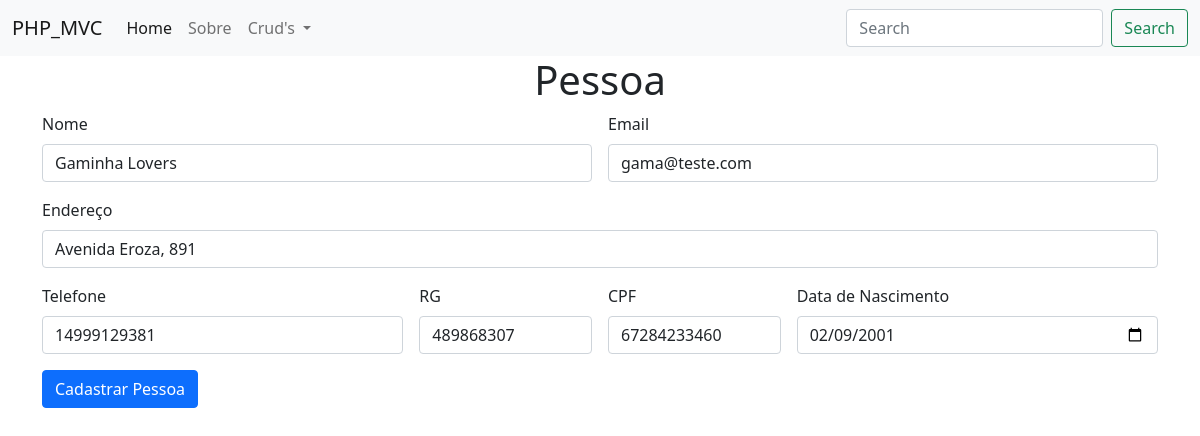
/pessoa/form?id=6, run on the app's committed database.
### tables this page shows
CREATE TABLE `pessoa` (
  `id` int NOT NULL AUTO_INCREMENT,
  `nome` varchar(150) NOT NULL,
  `email` varchar(150) NOT NULL,
  `endereco` varchar(150) NOT NULL,
  `telefone` varchar(20) NOT NULL,
  `cpf` char(11) NOT NULL,
  `rg` varchar(20) NOT NULL,
  `data_nascimento` date NOT NULL,
  PRIMARY KEY (`id`)
);

### Controller/PessoaController.php (called while the page is built, shortened)
<?php
    class PessoaController extends Controller {
        public static function form() {
            $model = new PessoaModel();
            if(isset($_GET['id'])) $model = $model->getById( (int) $_GET['id'] );
            include "./View/modules/Pessoa/form.php";
        }
    }

### index.php (called while the page is built, shortened)
<?php
    include "./rotas.php";

### DAO/MySQL.php (called while the page is built)
<?php
    class MySQL extends PDO {
        private $dsn = "mysql:host=localhost:3307;dbname=php_mvc";
        private $user = "root";
        private $pass = "bibi2835201819";
        public function __construct() {
            try {
                return parent::__construct(
                    $this->dsn,
                    $this->user,
                    $this->pass,
                    array(PDO::MYSQL_ATTR_INIT_COMMAND =>  "SET NAMES 'UTF8'")
                );
            } catch (Exception $err) {
                echo "[X] - Ocorreu um erro ao tentar se conectar ao banco de dados:<br><br>";
                echo $err;
            }
        }
    }

### Model/PessoaModel.php (called while the page is built, shortened)
<?php
    class PessoaModel {
        public function getById(int $id) {
            $dao = new PessoaDAO();
            $obj = $dao->getById($id);
            return ($obj) ? $obj : new PessoaModel();
        }
    }

### DAO/PessoaDAO.php (called while the page is built, shortened)
<?php
    class PessoaDAO {
        public $conexao;
        public function __construct()
        {
            include_once 'MySQL.php';
            $this->conexao = new MySQL();
        }
        function getById(int $id) {
            $sql = "SELECT * FROM Pessoa WHERE id = ?";
            $stmt = $this->conexao->prepare($sql);
            $stmt->bindValue(1, $id);
            $stmt->execute();
            return $stmt->fetchObject("PessoaModel");
        }
    }

### View/modules/Pessoa/form.php (the view, shortened to what this page needs)
<!DOCTYPE html>
<html lang="pt-br">
    <head>
        <?php include "./View/includes/css_config.php" ?>
    </head>
    <body>
      <header>
        <?php include "./View/includes/cabecalho.php" ?>
      </header>
      <section class="container">
        <center><h1>Pessoa</h1></center>
        <form action="/pessoa/form/save" method="POST" class="row g-3">
          <div class="col-md-6">
              <label class="form-label">Nome</label>
              <input name="name" type="text" value="<?= $model->nome ?>" class="form-control">
          </div>
          <div class="col-md-6">
            <label class="form-label">Email</label>
            <input name="email" type="email" value="<?= $model->email ?>" class="form-control">
          </div>
          <div class="col-12">
            <label class="form-label">Endereço</label>
            <input name="adress" type="text" value="<?= $model->endereco ?>" class="form-control" placeholder="Avenida Lins de Vasconcelos, 234">
          </div>
          <div class="col-md-4">
            <label class="form-label">Telefone</label>
            <input name="phone" type="text" value="<?= $model->telefone ?>" class="form-control">
          </div>
          <div class="col-md-2">
            <label class="form-label">RG</label>
            <input name="rg" type="text" value="<?= $model->rg ?>" class="form-control">
          </div>
          <div class="col-md-2">
            <label class="form-label">CPF</label>
            <input name="cpf" type="text" value="<?= $model->cpf ?>" class="form-control">
          </div>
          <div class="col-md-4">
            <label class="form-label">Data de Nascimento</label>
            <input name="date" type="date" value="<?= $model->data_nascimento ?>" class="form-control">
          </div>
          <div class="col-12">
            <button type="submit" class="btn btn-primary">Cadastrar Pessoa</button>
          </div>
        </form>
      </section>
    </body>
</html>

### data on the page
pessoa: name "Gaminha Lovers", email "gama@teste.com", adress "Avenida Eroza, 891", phone "14999129381", rg "489868307", cpf "67284233460", date "02/09/2001"
